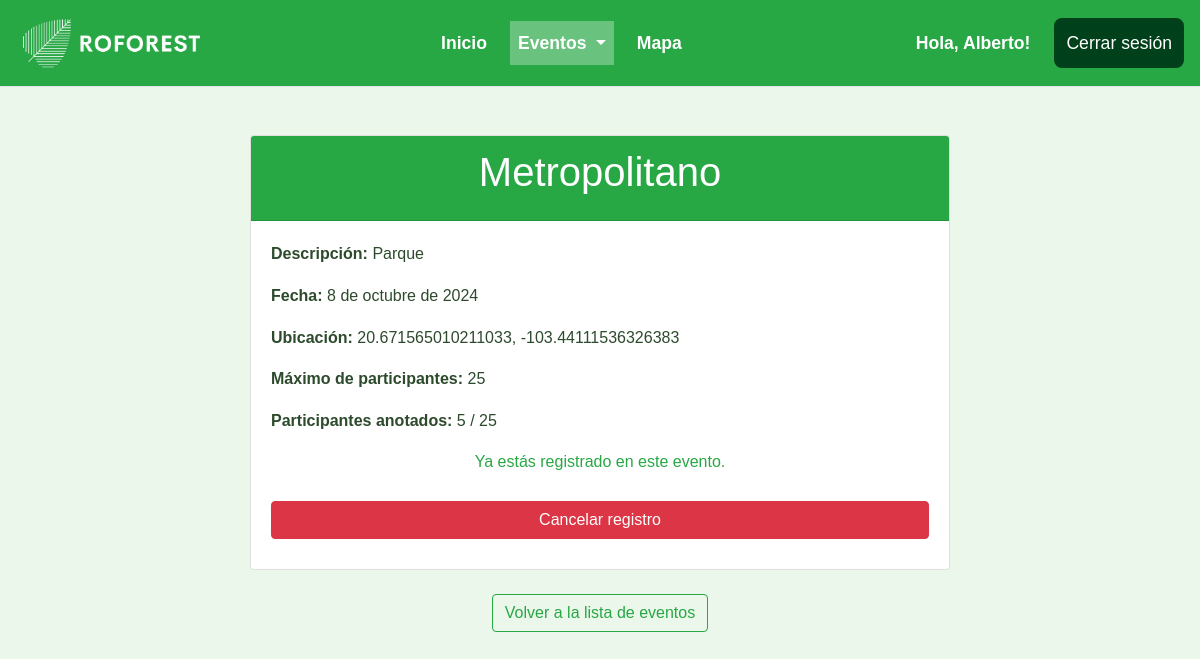
/eventos/1/ (signed in), run on the app's committed database.
### eventos/models.py (models this page shows, shortened)
class Evento(models.Model):
    nombre = models.CharField(max_length=200)
    descripcion = models.TextField()
    fecha = models.DateField()  # Solo fecha
    hora = models.CharField(
        max_length=8,
        validators=[RegexValidator(regex=r'^(0[1-9]|1[0-2]):[0-5][0-9] (AM|PM)$', message="Formato de hora inválido. Usa hh:mm AM/PM.")]
    )  # Hora en formato 12 horas
    ubicacion = models.CharField(
        max_length=50,
        validators=[RegexValidator(regex=r'^-?\d{1,2}\.\d+,\s*-?\d{1,3}\.\d+$', message="Formato de coordenada inválido. Usa 'latitud, longitud'.")]
    )  # Coordenadas
    max_participantes = models.IntegerField()
    participantes = models.ManyToManyField(User, related_name='eventos', blank=True)
    lider = models.ForeignKey(User, related_name='eventos_liderados', on_delete=models.CASCADE)

### eventos/views.py (the view, shortened to what this page needs)
# urls.py: path('<int:id>/', detalle_evento, name='detalle_evento'),  # Detalle del evento
@login_required
def detalle_evento(request, id):
    evento = get_object_or_404(Evento, id=id)
    es_lider = request.user.groups.filter(name="Líderes").exists()  # Verificar si el usuario es líder
    participantes = evento.participantes.all()  # Obtener los participantes registrados
    return render(request, 'eventos/detalle_evento.html', {
        'evento': evento,
        'es_lider': es_lider,
        'participantes': participantes,
        'es_participante': request.user in participantes  # Si el usuario ya está registrado
    })

### eventos/templates/eventos/detalle_evento.html (shortened to what this page needs)
{% load static %}
<!DOCTYPE html>
<html lang="es">
<head>
    <link rel="stylesheet" href="https://stackpath.bootstrapcdn.com/bootstrap/4.5.2/css/bootstrap.min.css">
    <link rel="stylesheet" href="{% static 'css/styles.css' %}">
</head>
<body>
    <nav class="navbar navbar-expand-lg navbar-light bg-success sticky-top border-bottom">
        <a class="navbar-brand" href="#">
            <img src="{% static 'imagenes/logo.png' %}" alt="Reforest Logo" style="height: 60px; width: auto;">
        </a>
        <div class="collapse navbar-collapse" id="navbarNav">
            <ul class="navbar-nav mx-auto">
                <li class="nav-item {% if request.path == '/inicio/' %}active{% endif %}">
                    <a class="nav-link text-white" href="{% url 'inicio' %}">Inicio</a>
                </li>
                <li class="nav-item dropdown {% if '/eventos' in request.path %}active{% endif %}">
                    <a class="nav-link dropdown-toggle text-white" href="#" id="eventsDropdown" role="button" data-toggle="dropdown" aria-haspopup="true" aria-expanded="false">
                        Eventos
                    </a>
                </li>
                <li class="nav-item {% if request.path == '/eventos/mapa/' %}active{% endif %}">
                    <a class="nav-link text-white" href="{% url 'mapa_eventos' %}">Mapa</a>
                </li>
            </ul>
            <ul class="navbar-nav">
                {% if user.is_authenticated %}
                    <li class="nav-item d-flex align-items-center">
                        <span class="nav-link text-white mr-3">Hola, {{ user.username }}!</span>
                        <form method="POST" action="{% url 'logout' %}">
                            <button type="submit" class="btn btn-signup">Cerrar sesión</button>
                        </form>
                    </li>
                {% endif %}
            </ul>
        </div>
    </nav>
    <div class="container py-5">
        <div class="card mx-auto" style="max-width: 700px;">
            <div class="card-header bg-success text-white text-center">
                <h1 class="card-title">{{ evento.nombre }}</h1>
            </div>
            <div class="card-body">
                <p><strong>Descripción:</strong> {{ evento.descripcion }}</p>
                <p><strong>Fecha:</strong> {{ evento.fecha }}</p>
                <p><strong>Ubicación:</strong> {{ evento.ubicacion }}</p>
                <p><strong>Máximo de participantes:</strong> {{ evento.max_participantes }}</p>
                <p><strong>Participantes anotados:</strong> {{ evento.participantes.count }} / {{ evento.max_participantes }}</p>
                {% if user.is_authenticated and not user in evento.participantes.all %}
                    <form method="post" action="{% url 'registrarse_evento' evento.id %}">
                        {% csrf_token %}
                        <button type="submit" class="btn btn-success w-100 my-2">Registrarse al evento</button>
                    </form>
                {% elif user.is_authenticated %}
                    <p class="text-success text-center">Ya estás registrado en este evento.</p>
                {% endif %}
                {% if user.is_authenticated and user in evento.participantes.all %}
                    <form method="post" action="{% url 'cancelar_registro_evento' evento.id %}">
                        <button type="submit" class="btn btn-danger w-100">Cancelar registro</button>
                    </form>
                {% endif %}
            </div>
        </div>
        <div class="text-center mt-4">
            <a href="{% url 'eventos' %}" class="btn btn-outline-success">Volver a la lista de eventos</a>
        </div>
    </div>
</body>
</html>

### static/css/styles.css (style rules this page uses)
* { margin: 0; padding: 0; box-sizing: border-box; }
body { font-family: Arial, sans-serif; background-color: #eaf7ea; line-height: 1.6; color: #2d4a2d; }
button, .btn-login, .btn-signup, .btn-logout { padding: 10px; border-radius: 8px; cursor: pointer; font-size: 1.1em; margin: 10px 0; transition: background-color 0.3s ease; }
.btn-signup { background-color: #00401a; color: #fff; border: 2px solid #00401a; }
button { padding: 12px; border-radius: 8px; cursor: pointer; font-size: 1.1em; transition: background-color 0.3s ease; margin-top: 10px; }
.navbar-nav { display: flex; justify-content: flex-end; gap: 5px; }
.navbar-nav .nav-item { display: flex; align-items: center; margin-left: 0px; margin-right: 0px; }
.navbar-nav .nav-link { font-size: 1.1rem; font-weight: bold; transition: background-color 0.3s ease; }
.navbar-nav .nav-item.active .nav-link { background-color: rgba(255, 255, 255, 0.3); color: #fff !important; }
.navbar-nav .nav-link.text-white { margin-right: 10px; }

### data on the page
Evento: nombre "Metropolitano", descripcion "Parque", fecha "8 de octubre de 2024", ubicacion "20.671565010211033, -103.44111536326383", max_participantes "25", participantes.count "5"

### other printed values
{{ user.username }} "Alberto"
